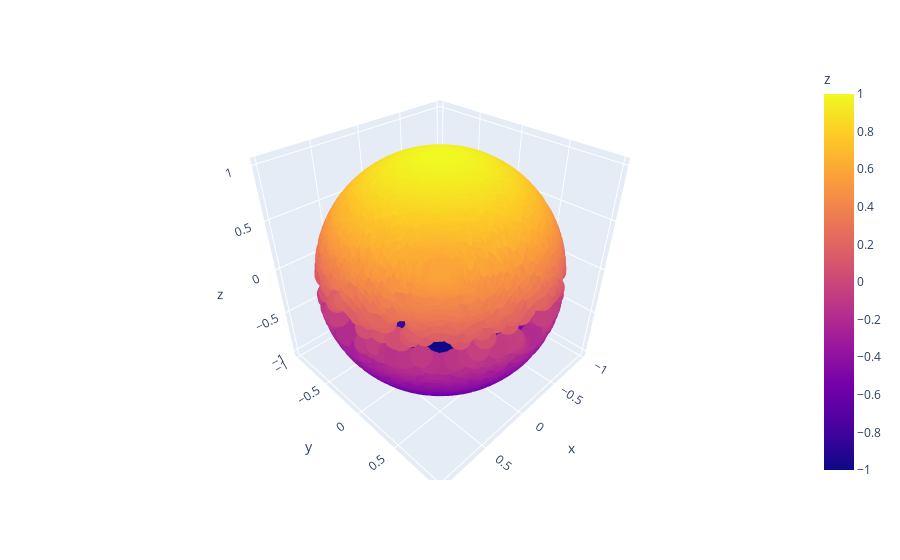

The notebook cell saved with this chart:
### Code cell
import plotly.express as px
import pandas as pd
df = pd.DataFrame(ellipsoid_points, columns = ["x", "y", "z"])
fig = px.scatter_3d(df, x='x', y='y', z='z', color='z', size_max=5)
fig.show()

### Figure 1 — Plotly figure (JSON) as saved in the notebook; plotly's stock layout.template omitted (floating-point values rounded to 4 significant figures; data arrays with more than 128 entries replaced by an {"elided": "..."} marker saying what was removed)
{"data": [{"hovertemplate": "x=%{x}<br>y=%{y}<br>z=%{marker.color}<extra></extra>", "legendgroup": "", "marker": {"color": {"elided": "7668 float values"}, "coloraxis": "coloraxis", "symbol": "circle"}, "mode": "markers", "name": "", "scene": "scene", "showlegend": false, "type": "scatter3d", "x": {"elided": "7668 float values"}, "y": {"elided": "7668 float values"}, "z": {"elided": "7668 float values"}}], "layout": {"coloraxis": {"colorbar": {"title": {"text": "z"}}, "colorscale": [[0, "#0d0887"], [0.1111, "#46039f"], [0.2222, "#7201a8"], [0.3333, "#9c179e"], [0.4444, "#bd3786"], [0.5556, "#d8576b"], [0.6667, "#ed7953"], [0.7778, "#fb9f3a"], [0.8889, "#fdca26"], [1, "#f0f921"]]}, "legend": {"tracegroupgap": 0}, "margin": {"t": 60}, "scene": {"domain": {"x": [0, 1], "y": [0, 1]}, "xaxis": {"title": {"text": "x"}}, "yaxis": {"title": {"text": "y"}}, "zaxis": {"title": {"text": "z"}}}}}
